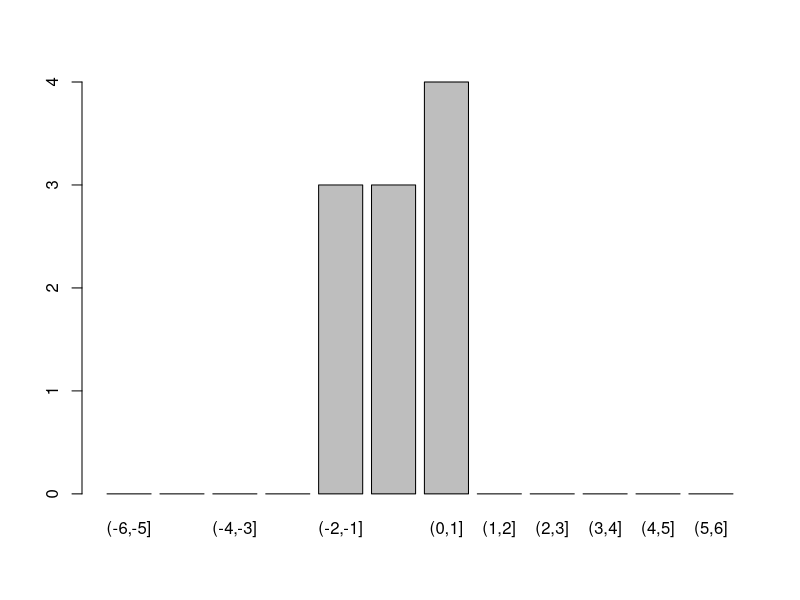
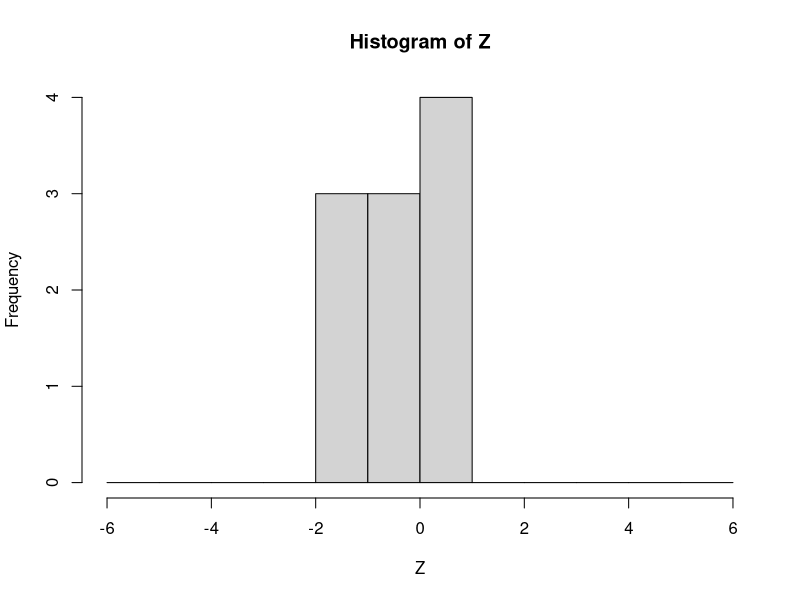
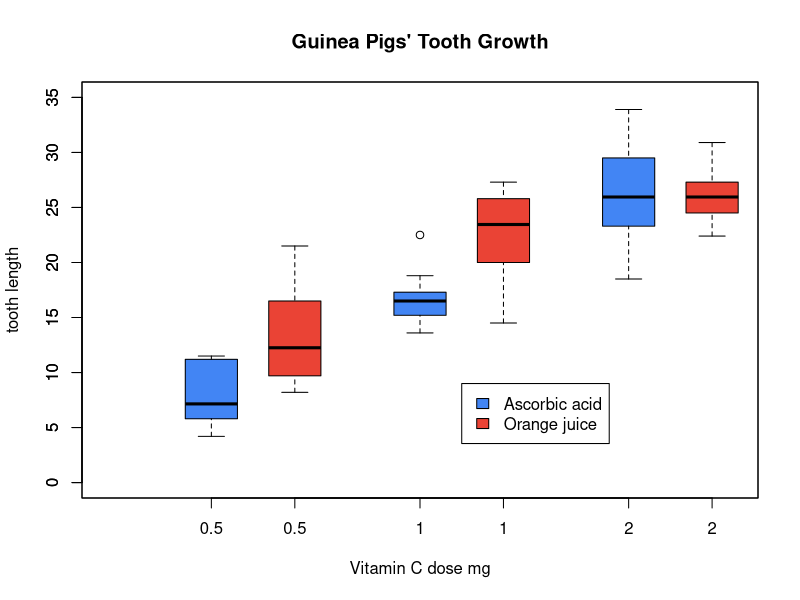
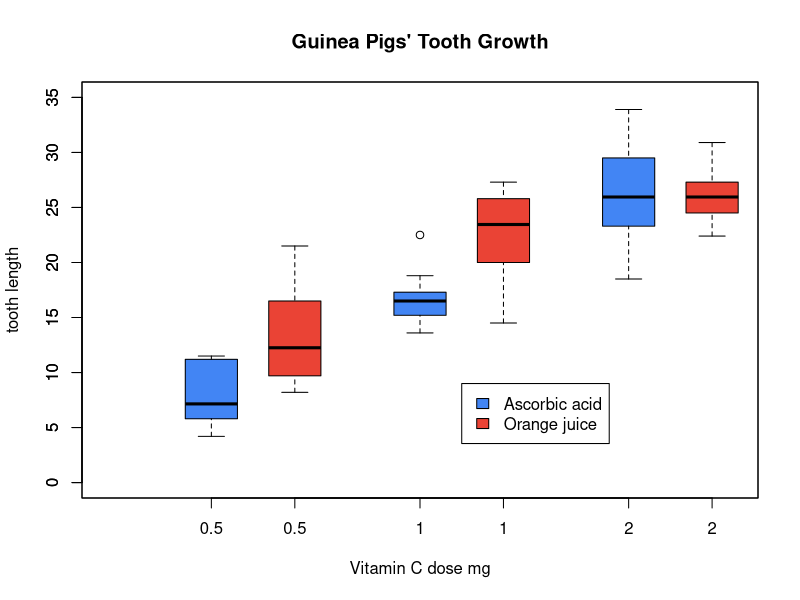

These figures' R source, in order:
## ---- chunk 1
library(tidyverse)
## ---- chunk 2
Pkgs <- sapply(list.files(R.home("library")), function(x)
  packageDescription(pkg = x, fields = "Priority"))
names(Pkgs[Pkgs == "base" & !is.na(Pkgs)])
## ---- chunk 3
names(Pkgs[Pkgs == "recommended" & !is.na(Pkgs)])
## ---- chunk 4
str(iris)
## ---- chunk 5
head(iris, 5)
tail(iris, 5)
## ---- chunk 6
class(iris)
mode(iris)
typeof(iris)
## ---- chunk 7
object.size(iris)
object.size(letters)
object.size(ls)
format(object.size(library), units = "auto")
## ---- chunk 8
str(Indometh)
summary(Indometh)
## ---- chunk 9
wide <- reshape(Indometh,
  v.names = "conc", idvar = "Subject",
  timevar = "time", direction = "wide"
)
wide[, 1:6]
## ---- chunk 10
transform(iris, scale.sl = (max(Sepal.Length) - Sepal.Length) / (max(Sepal.Length) - min(Sepal.Length)))
## ---- chunk 11
(max(iris$Sepal.Length) - 5.1) / (max(iris$Sepal.Length) - min(iris$Sepal.Length))
## ---- chunk 12
subset(iris, Species == "virginica")
# summary(iris$Sepal.Length)  mean(iris$Sepal.Length)
# 且的逻辑
# subset(iris, Species == "virginica" & Sepal.Length > 5.84333)
subset(iris, Species == "virginica" &
  Sepal.Length > mean(Sepal.Length))
# 在行的子集范围内
subset(iris, Species %in% c("virginica", "versicolor") &
  Sepal.Length > mean(Sepal.Length))
# 在列的子集内 先选中列
subset(iris, Sepal.Length > mean(Sepal.Length),
  select = c("Sepal.Length", "Species")
)
## ---- chunk 13
## sometimes requiring a logical 'subset' argument is a nuisance
nm <- rownames(state.x77)
start_with_M <- nm %in% grep("^M", nm, value = TRUE)
subset(state.x77, start_with_M, Illiteracy:Murder)
# 简化
# subset(state.x77, subset = grepl("^M", rownames(state.x77)), select = Illiteracy:Murder)
# 继续简化
subset(state.x77, grepl("^M", rownames(state.x77)), Illiteracy:Murder)
## ---- chunk 14
iris[iris$Species == "virginica", ]
iris[iris$Species == "virginica" &
  iris$Sepal.Length > mean(iris$Sepal.Length), ]

iris[
  iris$Species == "virginica" &
    iris$Sepal.Length > mean(iris$Sepal.Length),
  c("Sepal.Length", "Species")
]
## ---- chunk 15
# 对萼片的长度排序
iris[order(iris$Species, iris$Sepal.Length), ]
# 对花瓣的长度排序
iris[order(iris$Species, iris$Petal.Length), ]
# 先对花瓣的宽度排序，再对花瓣的长度排序
iris[order(iris$Petal.Width, iris$Petal.Length), ]
## ---- chunk 16
dd <- data.frame(
  b = factor(c("Hi", "Med", "Hi", "Low"),
    levels = c("Low", "Med", "Hi"), ordered = TRUE
  ),
  x = c("A", "D", "A", "C"), y = c(8, 3, 9, 9),
  z = c(1, 1, 1, 2)
)
str(dd)
dd[order(-dd[,4], dd[,1]), ]
## ---- chunk 17
dd[order(dd$z, dd$b), ]
## ---- chunk 18
## Notice that assignment form is not used since a variable is being added
g <- airquality$Month
l <- split(airquality, g) # 分组
l <- lapply(l, transform, Oz.Z = scale(Ozone)) # 计算：按月对 Ozone 标准化
aq2 <- unsplit(l, g) # 合并
head(aq2)
## ---- chunk 19
with(airquality, tapply(Ozone, Month, scale))
## ---- chunk 20
do.call("rbind", lapply(split(airquality, airquality$Month), transform, Oz.Z = scale(Ozone)))
## ---- chunk 21
with(aq2, tapply(Oz.Z, Month, sd, na.rm = TRUE))
with(aq2, tapply(Oz.Z, Month, mean, na.rm = TRUE))
## ---- chunk 22
set.seed(2019)
Z <- stats::rnorm(10)
cut(Z, breaks = -6:6)
# labels = FALSE 返回每个数所落的区间位置
cut(Z, breaks = -6:6, labels = FALSE)
## ---- chunk 23
cut(Z, breaks = 3, dig.lab = 4, ordered = TRUE)
## ---- chunk 24
# 条形图
plot(cut(Z, breaks = -6:6))
# 直方图
hist(Z, breaks = -6:6)
## ---- chunk 25
labs <- levels(cut(Z, 3))
labs
## ---- chunk 26
cbind(
  lower = as.numeric(sub("\\((.+),.*", "\\1", labs)),
  upper = as.numeric(sub("[^,]*,([^]]*)\\]", "\\1", labs))
)
## ---- chunk 27
authors <- data.frame(
  ## I(*) : use character columns of names to get sensible sort order
  surname = I(c("Tukey", "Venables", "Tierney", "Ripley", "McNeil")),
  nationality = c("US", "Australia", "US", "UK", "Australia"),
  deceased = c("yes", rep("no", 4))
)
authorN <- within(authors, {
  name <- surname
  rm(surname)
})
books <- data.frame(
  name = I(c(
    "Tukey", "Venables", "Tierney",
    "Ripley", "Ripley", "McNeil", "R Core"
  )),
  title = c(
    "Exploratory Data Analysis",
    "Modern Applied Statistics ...",
    "LISP-STAT",
    "Spatial Statistics", "Stochastic Simulation",
    "Interactive Data Analysis",
    "An Introduction to R"
  ),
  other.author = c(
    NA, "Ripley", NA, NA, NA, NA,
    "Venables & Smith"
  )
)

authors
authorN
books
## ---- chunk 28
merge(authorN, books)
## ---- chunk 29
merge(authors, books, by.x = "surname", by.y = "name")
## ---- chunk 30
merge(books, authors, by.x = "name", by.y = "surname")
## ---- chunk 31
(x <- c(9:20, 1:5, 3:7, 0:8))
## extract unique elements
x[!duplicated(x)]
unique(x)
## ---- chunk 32
set.seed(123)
df <- data.frame(
  x = sample(0:1, 10, replace = T),
  y = sample(0:1, 10, replace = T),
  z = 1:10
)
df
df[!duplicated(df[, 1:2]), ]
## ---- chunk 33
library(dplyr)
df %>%
  group_by(x, y) %>%
  filter(row_number(z) == 1)
## ---- chunk 34
apropos("apply")
## ---- chunk 35
# 分组求和 colSums colMeans max
unique(iris$Species)
# 分类求和
# colSums(iris[iris$Species == "setosa", -5])
# colSums(iris[iris$Species == "virginica", -5])
colSums(iris[iris$Species == "versicolor", -5])
# apply(iris[iris$Species == "setosa", -5], 2, sum)
# apply(iris[iris$Species == "setosa", -5], 2, mean)
# apply(iris[iris$Species == "setosa", -5], 2, min)
# apply(iris[iris$Species == "setosa", -5], 2, max)
apply(iris[iris$Species == "setosa", -5], 2, quantile)
## ---- chunk 36
# 按分类变量 Species 分组求和
# aggregate(subset(iris, select = -Species), by = list(iris[, "Species"]), FUN = sum)
aggregate(iris[, -5], list(iris[, 5]), sum)
# 先确定位置，假设有很多分类变量
ind <- which("Species" == colnames(iris))
# 分组统计
aggregate(iris[, -ind], list(iris[, ind]), sum)
## ---- chunk 37
aggregate(Sepal.Length ~ Species, data = iris, mean)
## ---- chunk 38
# tapply(iris$Sepal.Length, list(iris$Species), mean)
with(iris, tapply(Sepal.Length, Species, mean))
by(iris$Sepal.Length, iris$Species, mean)
## ---- chunk 39
aggregate(. ~ Species, data = iris, mean)
## ---- chunk 40
aggregate(Sepal.Length + Sepal.Width ~ Species, data = iris, mean)
## ---- chunk 41
# 查看数据
str(ChickWeight)
## ---- chunk 42
# head(ChickWeight)
ChickWeight
## ---- chunk 43
aggregate(weight ~ Chick, data = ChickWeight, mean)
aggregate(weight ~ Diet, data = ChickWeight, mean)
## ---- chunk 44
# 查看数据集
head(CO2)
str(CO2)
## ---- chunk 45
aggregate(uptake ~ Plant, data = CO2, mean)
aggregate(uptake ~ Type, data = CO2, mean)
aggregate(uptake ~ Treatment, data = CO2, mean)
## ---- chunk 46
aggregate(uptake ~ Type + Treatment, data = CO2, mean)
tapply(CO2$uptake, list(CO2$Type, CO2$Treatment), mean)
by(CO2$uptake, list(CO2$Type, CO2$Treatment), mean)
## ---- chunk 47
# 分组求和
# by(iris[, 1], INDICES = list(iris$Species), FUN = sum)
# by(iris[, 2], INDICES = list(iris$Species), FUN = sum)
by(iris[, 3], INDICES = list(iris$Species), FUN = sum)
by(iris[1:3], INDICES = list(iris$Species), FUN = sum)
by(iris[1:3], INDICES = list(iris$Species), FUN = summary)
by(iris, INDICES = list(iris$Species), FUN = summary)
## ---- chunk 48
str(warpbreaks)
ave(warpbreaks$breaks, warpbreaks$wool)
warpbreaks %>% head(5)
with(warpbreaks, ave(breaks, tension, FUN = function(x) mean(x, trim = 0.1)))
# 分组求和
with(warpbreaks, ave(breaks, tension, FUN = function(x) sum(x)))
# 分组求和
with(iris, ave(Sepal.Length, Species, FUN = function(x) sum(x)))
## ---- chunk 49
with(warpbreaks, table(wool, tension))
## ---- chunk 50
with(iris, table(Sepal.check = Sepal.Length > 7, Species))
with(iris, table(Sepal.check = Sepal.Length > mean(Sepal.Length), Species))
## ---- chunk 51
aiq.tab <- with(airquality, table(Oz.high = Ozone > 80, Month))
aiq.tab
## ---- chunk 52
addmargins(aiq.tab, 1:2)
## ---- chunk 53
aiq.prop <- prop.table(aiq.tab, 2)
aiq.prop
aiq.marprop <- addmargins(aiq.prop, 1)
aiq.marprop
## ---- chunk 54
round(100 * aiq.marprop, 2)
## ---- chunk 55
UCBAdmissions
UCBA2DF <- as.data.frame(UCBAdmissions)
UCBA2DF
## ---- chunk 56
UCBA2DF.tab <- xtabs(Freq ~ Gender + Admit + Dept, data = UCBA2DF)
ftable(UCBA2DF.tab)
## ---- chunk 57
prop.table(margin.table(UCBA2DF.tab, c(1, 3)), 1)
## ---- chunk 58
n <- 100000
x <- runif(n)
i <- logical(n)
i[sample(n, n / 4)] <- TRUE
microbenchmark::microbenchmark(x[i], x[which(i)], times = 1000)
## ---- chunk 59
array(1:27, c(3, 3, 3))
## ---- chunk 60
asplit(array(1:27, c(3, 3, 3)), 3)
## ---- chunk 61
lapply(asplit(array(1:27, c(3, 3, 3)), 3), apply, 2, sum)
## ---- chunk 62
(tmp <- list(A = c(1, 2, 3), B = c("a", "b")))
## ---- chunk 63
unlist(tmp)
unlist(tmp, use.names = FALSE)
## ---- chunk 64
# 查看数据集 PlantGrowth
class(PlantGrowth)
head(PlantGrowth)
# 检查默认的公式
formula(PlantGrowth) 
# 根据公式解除堆叠
# 下面等价于 unstack(PlantGrowth, form = weight ~ group)
(pg <- unstack(PlantGrowth)) 
## ---- chunk 65
stack(pg)
stack(pg, select = -ctrl)
## ---- chunk 66
class(iris)
class(iris$Species)
unclass(iris$Species)
## ---- chunk 67
attach(iris)
head(Species)
detach(iris)
## ---- chunk 68
with(mtcars, mpg[cyl == 8 & disp > 350])
## ---- chunk 69
mtcars$mpg[mtcars$cyl == 8 & mtcars$disp > 350]
## ---- chunk 70
# 原数据集 airquality
head(airquality)
aq <- within(airquality, {
  lOzone <- log(Ozone) # 取对数
  Month <- factor(month.abb[Month]) # 字符串型转因子型
  cTemp <- round((Temp - 32) * 5 / 9, 1) # 从华氏温度到摄氏温度转化
  S.cT <- Solar.R / cTemp # 使用新创建的变量
  rm(Day, Temp)
})
# 修改后的数据集
head(aq)
## ---- chunk 71
with(ToothGrowth, {
  boxplot(len ~ dose,
    boxwex = 0.25, at = 1:3 - 0.2,
    subset = (supp == "VC"), col = "#4285f4",
    main = "Guinea Pigs' Tooth Growth",
    xlab = "Vitamin C dose mg",
    ylab = "tooth length", ylim = c(0, 35)
  )
  boxplot(len ~ dose,
    add = TRUE, boxwex = 0.25, at = 1:3 + 0.2,
    subset = supp == "OJ", col = "#EA4335"
  )
  legend(2, 9, c("Ascorbic acid", "Orange juice"),
    fill = c("#4285f4", "#EA4335")
  )
})
## ---- chunk 72
with(
  subset(ToothGrowth, supp == "VC"),
  boxplot(len ~ dose,
    boxwex = 0.25, at = 1:3 - 0.2,
    col = "#4285f4", main = "Guinea Pigs' Tooth Growth",
    xlab = "Vitamin C dose mg",
    ylab = "tooth length", ylim = c(0, 35)
  )
)
with(
  subset(ToothGrowth, supp == "OJ"),
  boxplot(len ~ dose,
    add = TRUE, boxwex = 0.25, at = 1:3 + 0.2,
    col = "#EA4335"
  )
)
legend(2, 9, c("Ascorbic acid", "Orange juice"),
  fill = c("#4285f4", "#EA4335")
)
